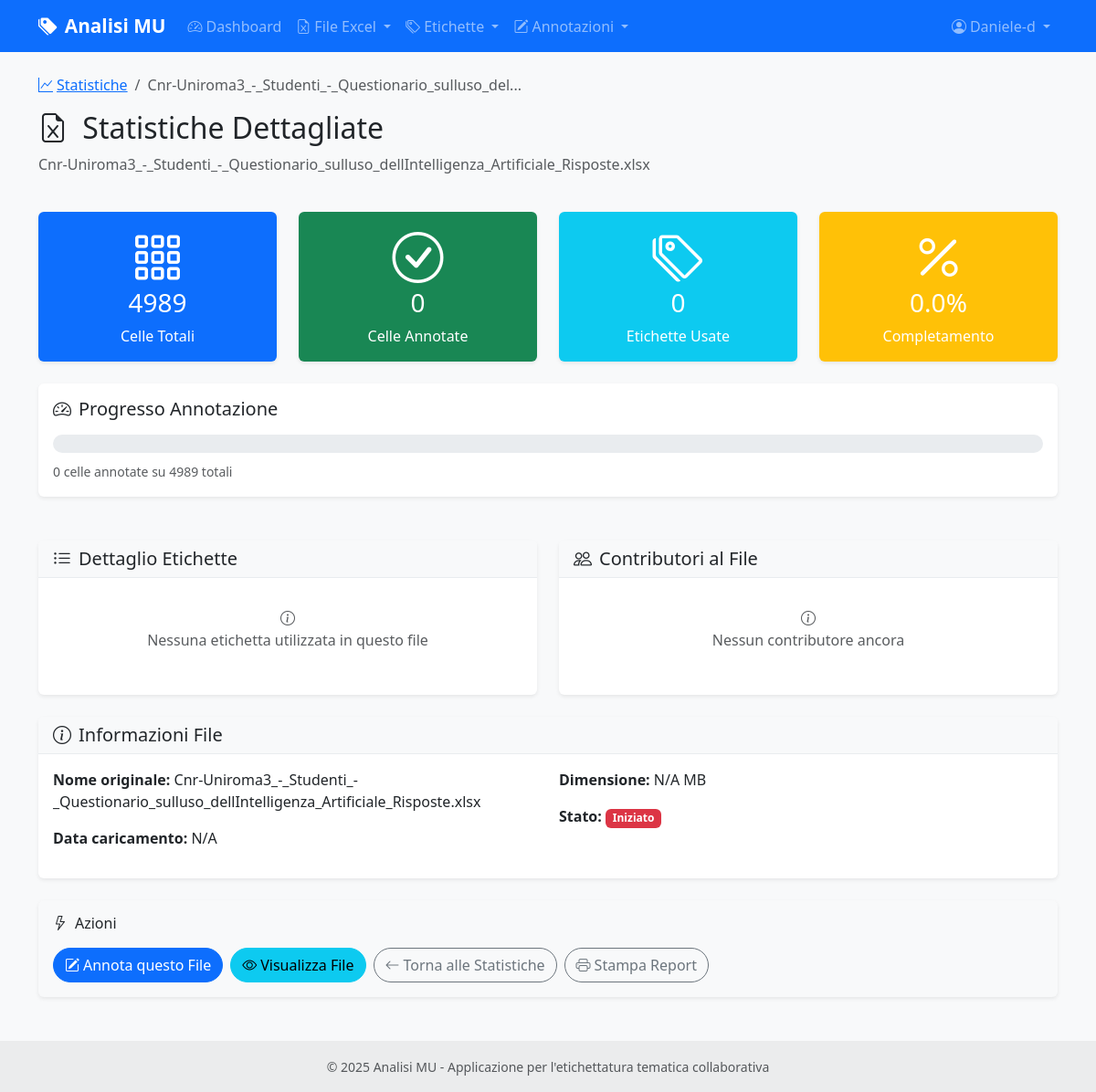
Page /annotation/file_statistics/1 (signed in) on the earlier database version.
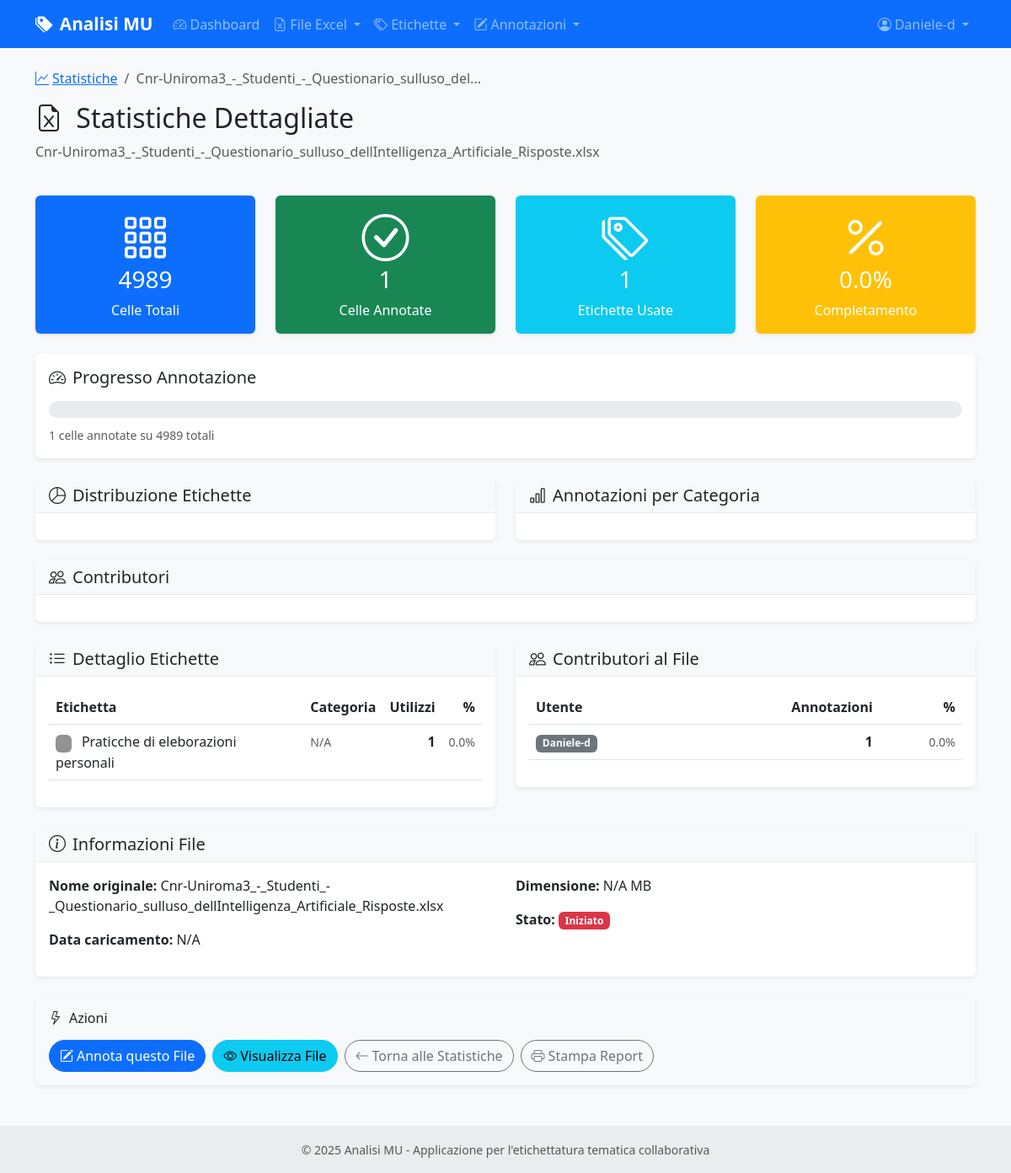
Same page on the later database version.
### models.py (models this page shows, shortened)
class User(UserMixin, db.Model):
    id = db.Column(db.Integer, primary_key=True)
    username = db.Column(db.String(80), unique=True, nullable=False)
    email = db.Column(db.String(120), unique=True, nullable=False)
    password_hash = db.Column(db.String(255), nullable=False)
    role = db.Column(db.String(20), default='annotatore')  # 'amministratore' o 'annotatore'
    is_active = db.Column(db.Boolean, default=True)
    last_login = db.Column(db.DateTime)
    created_at = db.Column(db.DateTime, default=datetime.utcnow)
    updated_at = db.Column(db.DateTime, default=datetime.utcnow, onupdate=datetime.utcnow)
    annotations = db.relationship('CellAnnotation', backref='user', lazy=True, cascade='all, delete-orphan')
    def can_manage_users(self):
        return self.role == 'amministratore'

class Label(db.Model):
    id = db.Column(db.Integer, primary_key=True)
    name = db.Column(db.String(100), nullable=False, unique=True)
    description = db.Column(db.Text)
    category_id = db.Column(db.Integer, db.ForeignKey('category.id'), nullable=True)
    category = db.Column(db.String(50))  # Manteniamo per compatibilità, sarà deprecato
    color = db.Column(db.String(7), default='#007bff')  # Colore HEX
    created_at = db.Column(db.DateTime, default=datetime.utcnow)
    updated_at = db.Column(db.DateTime, default=datetime.utcnow, onupdate=datetime.utcnow)
    annotations = db.relationship('CellAnnotation', backref='label', lazy=True, cascade='all, delete-orphan')
    category_obj = db.relationship('Category', foreign_keys=[category_id], back_populates='labels')

### routes/annotation.py (the view)
@annotation_bp.route('/file_statistics/<int:file_id>')
@login_required
def file_statistics(file_id):
    file_obj = ExcelFile.query.get_or_404(file_id)
    file_stats = get_file_label_statistics()
    current_file_stats = None
    for stat in file_stats:
        if stat['file'].id == file_id:
            current_file_stats = stat
            break
    if not current_file_stats:
        flash('Nessuna statistica trovata per questo file.', 'warning')
        return redirect(url_for('annotation.statistics'))
    return render_template('annotation/file_statistics.html',
                         file_stats=current_file_stats)

### templates/annotation/file_statistics.html (shortened to what the changed rows need)
{% extends "base.html" %}
{% block content %}
<div class="row mb-4">
    <div class="col-12">
        <h2>
            <i class="bi bi-file-earmark-excel me-2"></i>
            Statistiche Dettagliate
        </h2>
    </div>
</div>
<div class="row mb-4">
    <div class="col-md-3">
        <div class="card stat-card bg-success text-white">
            <div class="card-body text-center">
                <i class="bi bi-check-circle display-4 mb-3"></i>
                <h3>{{ file_stats.annotated_cells }}</h3>
                <p class="mb-0">Celle Annotate</p>
            </div>
        </div>
    </div>
    <div class="col-md-3">
        <div class="card stat-card bg-info text-white">
            <div class="card-body text-center">
                <i class="bi bi-tags display-4 mb-3"></i>
                <h3>{{ file_stats.label_stats|length }}</h3>
                <p class="mb-0">Etichette Usate</p>
            </div>
        </div>
    </div>
</div>
<div class="row mb-4">
    <div class="col-12">
        <div class="card">
            <div class="card-body">
                <h5 class="mb-3">
                    <i class="bi bi-speedometer2 me-2"></i>Progresso Annotazione
                </h5>
                <div class="progress mb-2" style="height: 20px;">
                </div>
                <small class="text-muted">
                    {{ file_stats.annotated_cells }} celle annotate su {{ file_stats.total_cells }} totali
                </small>
            </div>
        </div>
    </div>
</div>
<div class="row mb-4">
    {% if file_stats.charts.labels_pie %}
    <div class="col-md-6">
        <div class="card">
            <div class="card-header">
                <h5 class="mb-0">
                    <i class="bi bi-pie-chart me-2"></i>Distribuzione Etichette
                </h5>
            </div>
            <div class="card-body">
            </div>
        </div>
    </div>
    {% endif %}
    {% if file_stats.charts.categories_bar %}
    <div class="col-md-6">
        <div class="card">
            <div class="card-header">
                <h5 class="mb-0">
                    <i class="bi bi-bar-chart me-2"></i>Annotazioni per Categoria
                </h5>
            </div>
            <div class="card-body">
            </div>
        </div>
    </div>
    {% endif %}
</div>
{% if file_stats.charts.contributors_bar %}
<div class="row mb-4">
    <div class="col-12">
        <div class="card">
            <div class="card-header">
                <h5 class="mb-0">
                    <i class="bi bi-people me-2"></i>Contributori
                </h5>
            </div>
            <div class="card-body">
            </div>
        </div>
    </div>
</div>
{% endif %}
<div class="row mb-4">
    <div class="col-md-6">
        <div class="card">
            <div class="card-body">
                {% if file_stats.label_stats %}
                <div class="table-responsive">
                    <table class="table table-hover">
                        <thead>
                            <tr>
                                <th>Etichetta</th>
                                <th>Categoria</th>
                                <th class="text-end">Utilizzi</th>
                                <th class="text-end">%</th>
                            </tr>
                        </thead>
                        <tbody>
                            {% set total_annotations = 0 %}
                            {% for label in file_stats.label_stats %}
                              {% set total_annotations = total_annotations + label[3] %}
                            {% endfor %}
                            {% for label in file_stats.label_stats %}
                            <tr>
                                <td>
                                    <span class="badge me-2" style="background-color: {{ label.color }};">&nbsp;</span>
                                    {{ label.name }}
                                </td>
                                <td>
                                    <small class="text-muted">{{ label.category or 'N/A' }}</small>
                                </td>
                                <td class="text-end">
                                    <strong>{{ label.count }}</strong>
                                </td>
                                <td class="text-end">
                                    <small class="text-muted">
                                        {{ "%.1f"|format((label.count / total_annotations * 100) if total_annotations > 0 else 0) }}%
                                    </small>
                                </td>
                            </tr>
                            {% endfor %}
                        </tbody>
                    </table>
                </div>
                {% else %}
                <div class="text-center text-muted py-3">
                    <i class="bi bi-info-circle mb-2"></i>
                    <p>Nessuna etichetta utilizzata in questo file</p>
                </div>
                {% endif %}
            </div>
        </div>
    </div>
    <div class="col-md-6">
        <div class="card">
            <div class="card-body">
                {% if file_stats.contributors %}
                <div class="table-responsive">
                    <table class="table table-hover">
                        <thead>
                            <tr>
                                <th>Utente</th>
                                <th class="text-end">Annotazioni</th>
                                <th class="text-end">%</th>
                            </tr>
                        </thead>
                        <tbody>
                            {% set total_contributions = 0 %}
                            {% for contributor in file_stats.contributors %}
                              {% set total_contributions = total_contributions + contributor[1] %}
                            {% endfor %}
                            {% for contributor in file_stats.contributors %}
                            <tr>
                                <td>
                                    <span class="badge bg-secondary">{{ contributor.username }}</span>
                                </td>
                                <td class="text-end">
                                    <strong>{{ contributor.count }}</strong>
                                </td>
                                <td class="text-end">
                                    <small class="text-muted">
                                        {{ "%.1f"|format((contributor.count / total_contributions * 100) if total_contributions > 0 else 0) }}%
                                    </small>
                                </td>
                            </tr>
                            {% endfor %}
                        </tbody>
                    </table>
                </div>
                {% else %}
                <div class="text-center text-muted py-3">
                    <i class="bi bi-info-circle mb-2"></i>
                    <p>Nessun contributore ancora</p>
                </div>
                {% endif %}
            </div>
        </div>
    </div>
</div>
{% endblock %}

### templates/base.html (shortened to what this page needs)
<!DOCTYPE html>
<html lang="it">
<head>
    <link href="https://cdn.jsdelivr.net/npm/bootstrap@5.3.0/dist/css/bootstrap.min.css" rel="stylesheet">
    <link href="https://cdn.jsdelivr.net/npm/bootstrap-icons@1.10.0/font/bootstrap-icons.css" rel="stylesheet">
    <link href="{{ url_for('static', filename='css/style.css') }}" rel="stylesheet">
</head>
<body>
    <nav class="navbar navbar-expand-lg navbar-dark bg-primary">
        <div class="container">
            <a class="navbar-brand" href="{{ url_for('main.index') }}">
                <i class="bi bi-tags-fill me-2"></i>Analisi MU
            </a>
            <div class="collapse navbar-collapse" id="navbarNav">
                <ul class="navbar-nav me-auto">
                    {% if current_user.is_authenticated %}
                    <li class="nav-item">
                        <a class="nav-link" href="{{ url_for('main.dashboard') }}">
                            <i class="bi bi-speedometer2 me-1"></i>Dashboard
                        </a>
                    </li>
                    <li class="nav-item dropdown">
                        <a class="nav-link dropdown-toggle" href="#" id="excelDropdown" role="button" data-bs-toggle="dropdown">
                            <i class="bi bi-file-earmark-excel me-1"></i>File Excel
                        </a>
                    </li>
                    <li class="nav-item dropdown">
                        <a class="nav-link dropdown-toggle" href="#" id="labelsDropdown" role="button" data-bs-toggle="dropdown">
                            <i class="bi bi-tags me-1"></i>Etichette
                        </a>
                    </li>
                    <li class="nav-item dropdown">
                        <a class="nav-link dropdown-toggle" href="#" id="annotationDropdown" role="button" data-bs-toggle="dropdown">
                            <i class="bi bi-pencil-square me-1"></i>Annotazioni
                        </a>
                    </li>
                    {% endif %}
                </ul>
                <ul class="navbar-nav">
                    {% if current_user.is_authenticated %}
                    <li class="nav-item dropdown">
                        <a class="nav-link dropdown-toggle" href="#" id="userDropdown" role="button" data-bs-toggle="dropdown">
                            <i class="bi bi-person-circle me-1"></i>{{ current_user.username }}
                        </a>
                    </li>
                    {% endif %}
                </ul>
            </div>
        </div>
    </nav>
    <main class="container my-4">
        {% block content %}{% endblock %}
    </main>
    <footer class="bg-light text-center text-lg-start mt-5">
        <div class="text-center p-3" style="background-color: rgba(0, 0, 0, 0.05);">
            <small class="text-muted">
                © 2025 Analisi MU - Applicazione per l'etichettatura tematica collaborativa
            </small>
        </div>
    </footer>
</body>
</html>

Differences in the rows shown:
now on one of the page's lists (row unchanged): User: username "Daniele-d"
added Label: name "Praticche di eleborazioni personali", category "N/A", count "1", count "0.0"
Other differences:
{{ file_stats.annotated_cells }}: "0" → "1"
{{ file_stats.label_stats|length }}: "0" → "1"
text no longer shown: "Nessuna etichetta utilizzata in questo file Nessun contributore ancora"
text now shown: "Distribuzione Etichette Annotazioni per Categoria Contributori Etichetta Categoria Utilizzi % Utente Annotazioni %"
